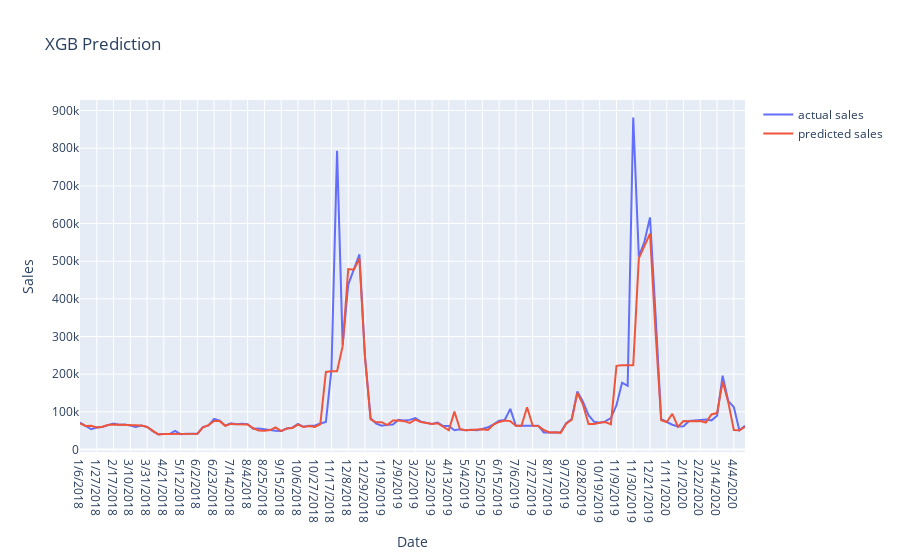

The notebook cell saved with this chart:
### Code cell
XGB_sc = []
for values in ['actual sales', 'predicted sales']:
    current_sales = XGB_df[values]
    XGB_sc.append(go.Scatter(x = XGB_df['Date'], y=current_sales, name=(values)))

layout = go.Layout(title = 'XGB Prediction', xaxis = dict(title = 'Date'), yaxis = dict(title = 'Sales'))
fig = go.Figure(data = XGB_sc, layout=layout)
iplot(fig)
